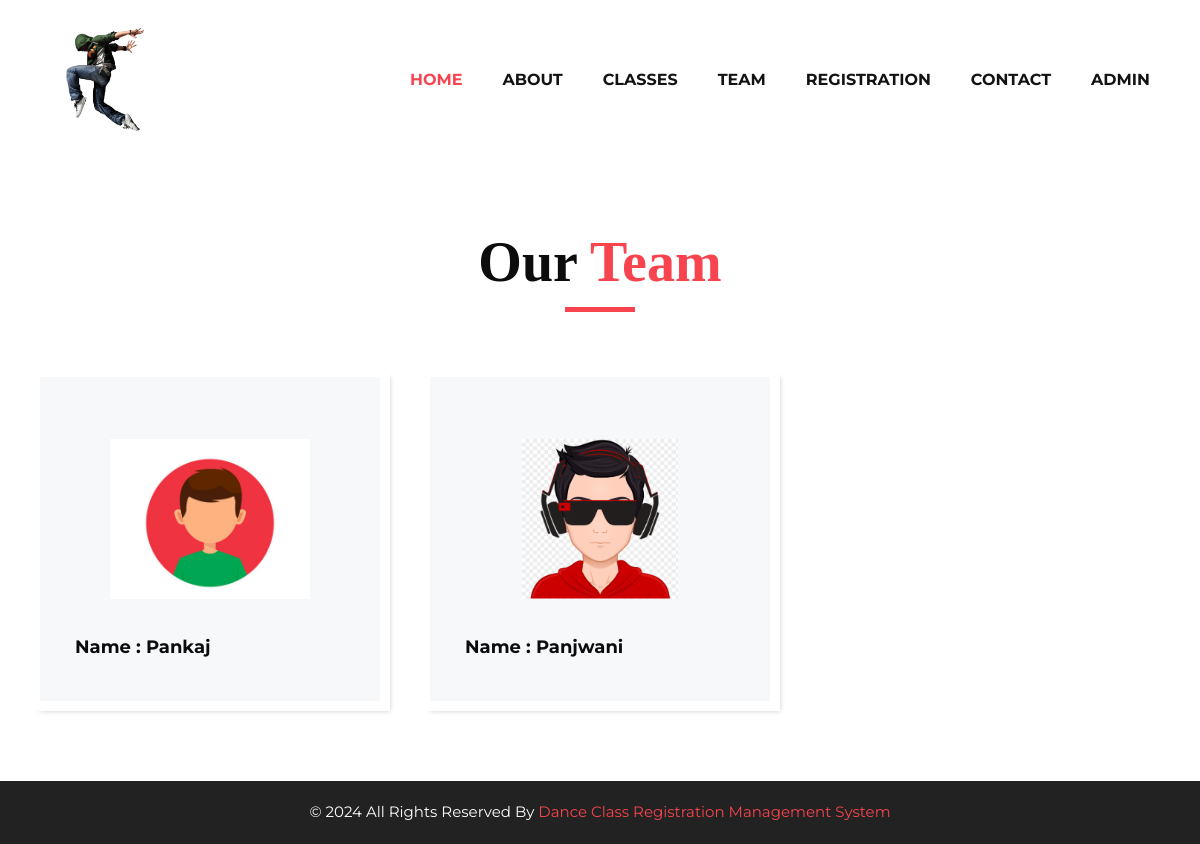
/index_team/, run on the app's committed database.
### danceapp/models.py (models this page shows, shortened)
class Teacher(models.Model):
    classname = models.ForeignKey(Class, on_delete=models.CASCADE, null=True, blank=True)
    teachername = models.CharField(max_length=200, null=True, blank=True)
    teacherimage = models.FileField(max_length=200, null=True, blank=True)
    mobile = models.CharField(max_length=200, null=True, blank=True)
    email = models.CharField(max_length=200, null=True, blank=True)
    creationdate = models.DateTimeField(auto_now_add=True)

### danceapp/views.py (the view)
# urls.py: path('index_team/', index_team, name="index_team"),
def index_team(request):
    data = Teacher.objects.all()
    d = {'data': data}
    return render(request, "team.html", locals())

### danceapp/models.py (called while the page is built)
    def __str__(self):
        return self.classname

### danceapp/templates/team.html (shortened to what this page needs)
{% extends 'index.html' %}
{% load static %}
{% block body %}
<section class="product_section layout_padding">
         <div class="container">
            <div class="heading_container heading_center">
               <h2>
                  Our <span>Team</span>
               </h2>
            </div>
            <div class="row">
              {% for i in data %}
               <div class="col-sm-6 col-md-4 col-lg-4">
                  <div class="box">
                     <div class="img-box">
                        <img src="{{i.teacherimage.url}}" alt=""/>
                     </div>
                     <div class="detail-box">
                        <h5>
                           Name : {{i.teachername}}
                        </h5>
                     </div>
                  </div>
               </div>
             {% endfor %}
            </div>
         </div>
      </section>
{% endblock %}

### danceapp/static/css/style.css (style rules this page uses)
* { box-sizing: border-box; }
body { font-family: 'Montserrat', sans-serif; color: #0c0c0c; background-color: #ffffff; overflow-x: hidden; }
.layout_padding { padding: 70px 0; }
h1, h2 { font-family: 'Playfair Display', serif; }
.heading_container { display: -webkit-box; display: -ms-flexbox; display: flex; -webkit-box-orient: vertical; -webkit-box-direction: normal; -ms-flex-direction: column; flex-direction: column; -webkit-box-align: start; -ms-flex-align: start; align-items: flex-start; }
.heading_container h2 { position: relative; margin-bottom: 0; font-size: 3.5rem; font-weight: bold; }
.heading_container h2::after { content: ""; display: block; width: 70px; height: 5px; background: #f7444e; margin: 10px auto 10px; }
.heading_container h2 span { color: #f7444e; }
.heading_container.heading_center { -webkit-box-align: center; -ms-flex-align: center; align-items: center; text-align: center; }
.product_section .heading_container { margin-bottom: 20px; }
.product_section .box { position: relative; margin-top: 25px; padding: 35px 35px; background-color: #f7f8f9; -webkit-transition: all .3s; transition: all .3s; overflow: hidden; box-shadow: 5px 5px 5px -5px rgba(0,0,0,.2); border: solid #fff 10px; }
.product_section .box .img-box { display: -webkit-box; display: -ms-flexbox; display: flex; -webkit-box-pack: center; -ms-flex-pack: center; justify-content: center; -webkit-box-align: center; -ms-flex-align: center; align-items: center; height: 215px; }
.product_section .box .img-box img { max-width: 100%; max-height: 160px; -webkit-transition: all .3s; transition: all .3s; }
.product_section .box .detail-box { text-align: center; display: -webkit-box; display: -ms-flexbox; display: flex; -webkit-box-pack: justify; -ms-flex-pack: justify; justify-content: space-between; }
.product_section .box .detail-box h5 { font-size: 18px; margin-top: 10px; }
.detail-box h5 { font-size: 21px; font-weight: 700; }

### danceapp/static/css/responsive.css (style rules this page uses)
@media (min-width: 1200px) { .container { max-width: 1170px; } }

### data on the page
Teacher: teacherimage (picture), teachername "Pankaj"
Teacher: teacherimage (picture), teachername "Panjwani"
